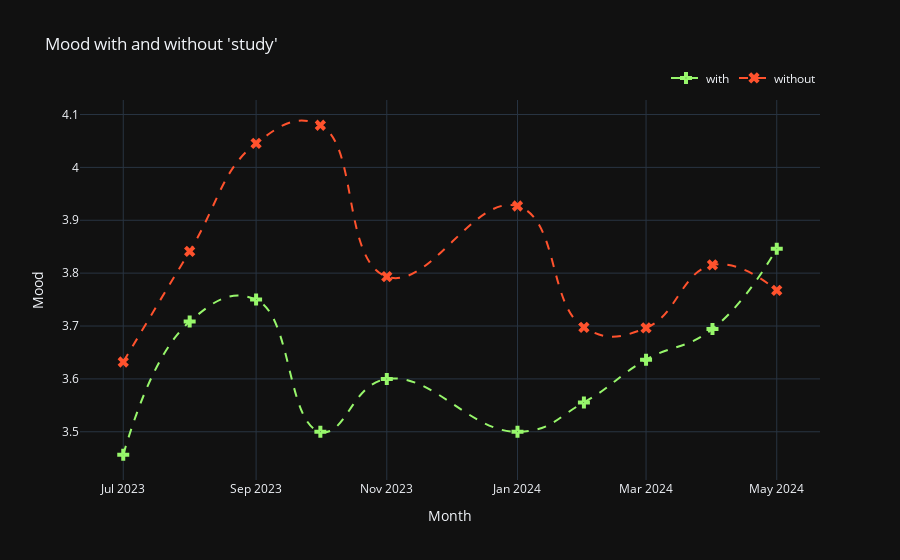

This figure's notebook cell:
### Markdown cell above
## Monthly activity effect on mood

### Code cell
df.mood_change_activity('study')

### Figure 1 — Plotly figure (JSON) as saved in the notebook; plotly's stock layout.template omitted (floating-point values rounded to 4 significant figures)
{"data": [{"line": {"dash": "dash", "shape": "spline", "smoothing": 1.3}, "marker": {"color": "#97F66B", "size": 10, "symbol": "cross-dot"}, "mode": "lines+markers", "name": "with", "type": "scatter", "x": ["2023-07-01", "2023-08-01", "2023-09-01", "2023-10-01", "2023-11-01", "2024-01-01", "2024-02-01", "2024-03-01", "2024-04-01", "2024-05-01"], "y": [3.457, 3.708, 3.75, 3.5, 3.6, 3.5, 3.556, 3.636, 3.694, 3.846]}, {"line": {"dash": "dash", "shape": "spline", "smoothing": 1.3}, "marker": {"color": "#FF522D", "size": 10, "symbol": "x-dot"}, "mode": "lines+markers", "name": "without", "type": "scatter", "x": ["2023-07-01", "2023-08-01", "2023-09-01", "2023-10-01", "2023-11-01", "2024-01-01", "2024-02-01", "2024-03-01", "2024-04-01", "2024-05-01"], "y": [3.632, 3.841, 4.045, 4.08, 3.793, 3.927, 3.698, 3.696, 3.816, 3.767]}], "layout": {"legend": {"orientation": "h", "x": 1, "xanchor": "right", "y": 1.02, "yanchor": "bottom"}, "title": {"text": "Mood with and without 'study'"}, "xaxis": {"title": {"text": "Month"}}, "yaxis": {"title": {"text": "Mood"}}}}
